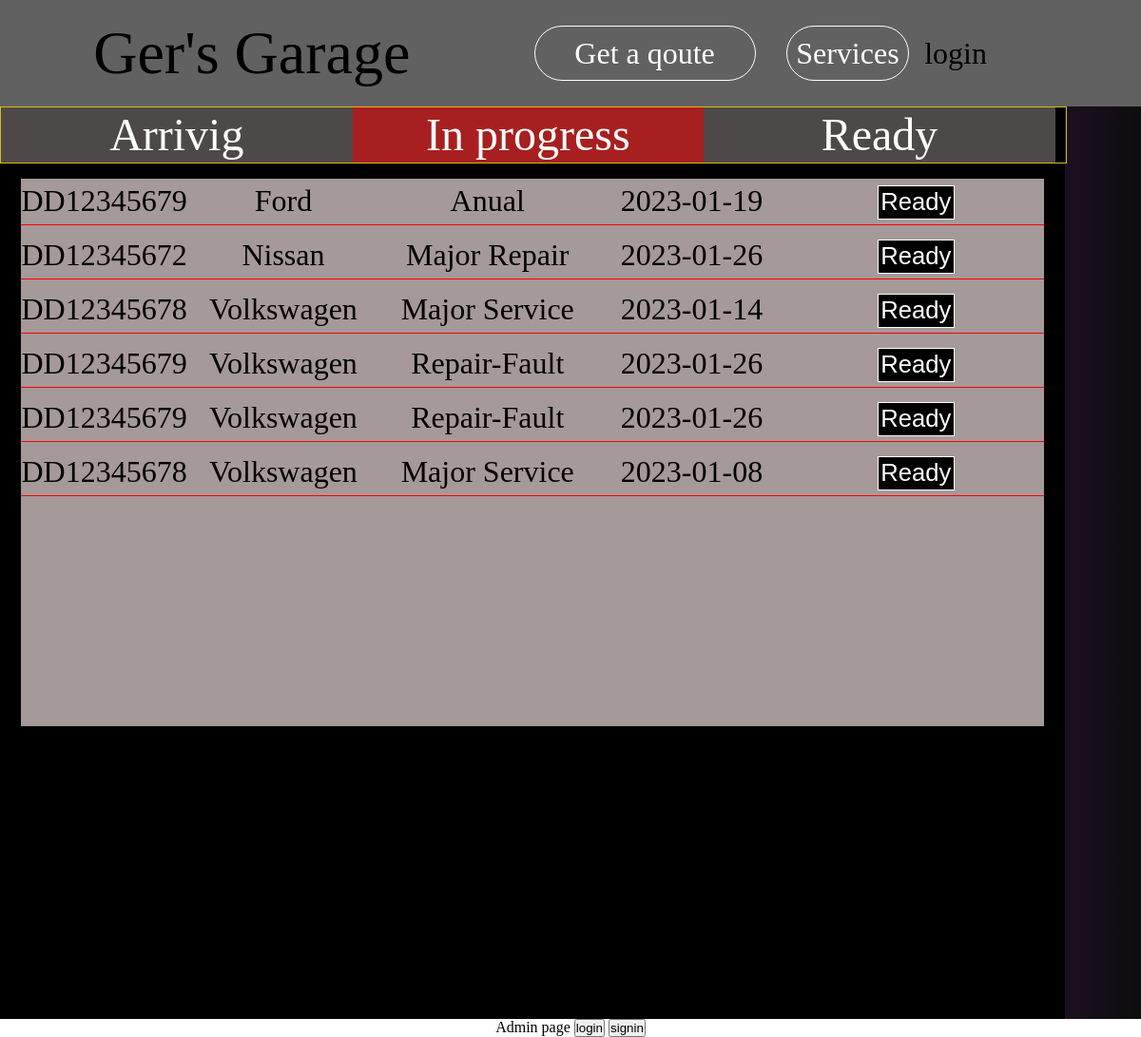
The app's page /?action=admin-status-inProgress with its own data.
### tables this page shows
CREATE TABLE `services` (
  `id` int(30) NOT NULL,
  `plate` varchar(30) NOT NULL,
  `name` varchar(50) NOT NULL,
  `phone` int(30) NOT NULL,
  `model` varchar(30) NOT NULL,
  `service` varchar(30) NOT NULL,
  `engine` varchar(30) NOT NULL,
  `date` date NOT NULL,
  `Status` varchar(30) NOT NULL DEFAULT 'arriving'
);

### db.php (called while the page is built, shortened)
<?php
function getServiceByStatus($status){
    global $db;
    $query ="SELECT * FROM services WHERE status=:st";
    $st = $db->prepare($query);
    $st->bindValue('st', $status);
    try{
        $st->execute();
    }catch(PDOExeption $e){
        header("Location:../files/error.php?msg".$e->getMessage());
    }
    $status=$st->fetchAll();
    return $status;
}

### inProgress.php (the view)
<?php include '../comunFiles/nav.php'?>
<div id="operations">
                <div id="operations-submenu">
                    <div class="operations-submenu-box" ><a
                            href="?action=admin-status-arriving">Arrivig</a></div>
                    <div class="operations-submenu-box"style=" background-color: rgb(168, 31, 31);"><a href="#">In progress</a></div>
                    <div class="operations-submenu-box"><a href="?action=admin-status-ready">Ready</a></div>
                </div>
                <div id="operations-services-box">
                <?php
                $allServices=getServiceByStatus("working");
                foreach($allServices as $service){
                    echo'
                    <div class="operations-service-container">
                        <div class="operations-plate">'.$service['plate'].'</div>
                        <div class="operations-model">'.$service['model'].'</div>
                        <div class="operations-service">'.$service['service'].'</div>
                        <div class="operations-date">'.$service['date'].'</div>
                       <div class="operations-btn-update">
                            <form action="index.php" method="POST">
                            <input type="hidden" name="action" value="update-ready">
                            <input type="hidden" name="id" value="' .$service['id'].'">
                            <button>Ready</button>
                            </form>
                        </div>
                    </div>';
                }
                ?>
                </div>
            </div>
<?php include '../comunFiles/footer.php'?>

### commun.css (style rules this page uses)
* { margin: 0; padding: 0; }
body { background: rgb(0,0,0); background: linear-gradient(90deg, rgba(0,0,0,1) 0%, rgba(118,29,154,1) 50%, rgba(13,13,13,1) 100%);; }
a { text-decoration: none; color: black; }
#operations { height: 60em; width: 70em; background-color: rgb(0, 0, 0); display: block; }
#operations-submenu { border: 1px rgb(216, 187, 22) solid; width: 100%; height: 6%; display: flex; }
#operations-services-box { background-color: rgb(165, 153, 153); width: 96%; height: 60%; margin: auto; margin-top: 1em; display: block; justify-content: center; align-items: center; overflow-y: scroll; }
.operations-submenu-box { width: 33%; color: #fff; display: flex; justify-content: center; align-items: center; font-size: 3em; background-color: rgb(78, 73, 73); }
.operations-submenu-box a { color: #fff; }
.operations-service-container { display: flex; height: 3em; border-bottom:1px solid red; align-items: center; margin-bottom: .5em; }
.operations-service-container div { font-size: 2em; text-align: center; }
.operations-btn-update { width: auto; }
.operations-btn-update button { font-size: .8em; padding: .1em; background-color: #000; color: #fff; border: 1px solid #ffff; }
.operations-plate { width:9em; }
.operations-model { width:15em; }
.operations-service { width:50%; }
.operations-date { width:15em; }
.operations-btn-update { display: flex; align-items: center; justify-content: center; width:25%; }
.operations-btn-update form { width: 150em; }

### records on screen
services: plate "DD12345679", model "Ford", service "Anual", date "2023-01-19"
services: plate "DD12345672", model "Nissan", service "Major Repair", date "2023-01-26"
services: plate "DD12345678", model "Volkswagen", service "Major Service", date "2023-01-14"
services: plate "DD12345679", model "Volkswagen", service "Repair-Fault", date "2023-01-26"
services: plate "DD12345679", model "Volkswagen", service "Repair-Fault", date "2023-01-26"
services: plate "DD12345678", model "Volkswagen", service "Major Service", date "2023-01-08"
